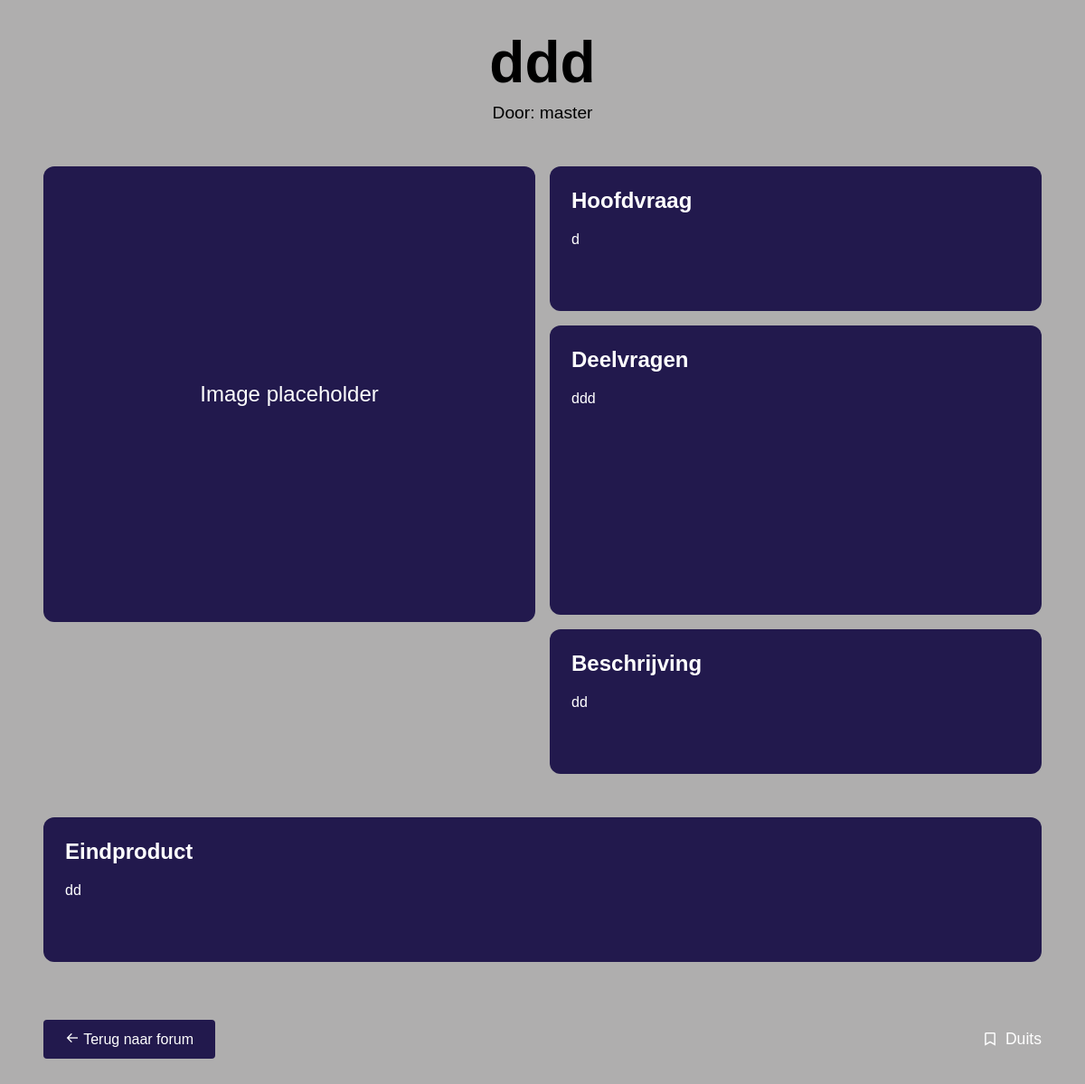
Screenshot of /fullcard/6 with the database file from the repository.
### models.py (models this page shows, shortened)
class Todo(db.Model):
    id = db.Column(db.Integer, primary_key=True)
    date_created = db.Column(db.DateTime(timezone=True), default=lambda: datetime.now(timezone.utc))
    likes = db.Column(db.Integer, default=0)
    name = db.Column(db.String(100), nullable=False)
    title = db.Column(db.String(100), nullable=False)
    main_question = db.Column(db.String(200), nullable=False)
    sub_questions = db.Column(db.String(500), nullable=False)
    description = db.Column(db.Text, nullable=False)
    end_product = db.Column(db.Text, nullable=False)
    category = db.Column(db.String(50), nullable=False)
    image = db.Column(db.String(100), nullable=True)
    approved = db.Column(db.Boolean, default=False)
    author_id = db.Column(db.Integer, db.ForeignKey('user.id'), nullable=False)

### app.py (the view)
@app.route('/fullcard/<int:id>', methods=['GET'])
def fullcard(id):
    task = Todo.query.get_or_404(id)
    if not task.approved and not (current_user.is_authenticated and current_user.is_admin):
        flash('This challenge is not approved yet')
        return redirect(url_for('forum'))
    return render_template('fullcard.html', task=task)

### templates/fullcard.html (shortened to what this page needs)
{% extends 'base.html' %} {% block head %} {{ super() }}
<link
  rel="stylesheet"
  href="{{ url_for('static', filename='css/fullcard.css') }}"
/>
<link
  href="https://unpkg.com/boxicons@2.1.4/css/boxicons.min.css"
  rel="stylesheet"
/>
{% endblock %} {% block body %}
<div class="content">
  <div class="card-header">
    <h2 class="title">{{ task.title }}</h2>
    <p class="author">Door: {{ task.name }}</p>
  </div>
  <div class="main-content">
    <div class="main-grid">
      <div class="left-section">
        {% if task.image %}
        <div class="task-image">
          <img
            src="{{ url_for('static', filename='uploads/' + task.image) }}"
            alt="Challenge afbeelding"
          />
        </div>
        {% else %}
        <div class="task-image">
          <span class="placeholder-text">Image placeholder</span>
        </div>
        {% endif %}
      </div>
      <div class="right-section">
        <div class="headquestion">
          <h3>Hoofdvraag</h3>
          <p>{{ task.main_question }}</p>
        </div>
        <div class="sub-questions">
          <h3>Deelvragen</h3>
          <p>{{ task.sub_questions }}</p>
        </div>
        <div class="information">
          <h3>Beschrijving</h3>
          <p>{{ task.description }}</p>
        </div>
      </div>
      <div class="bottom-section">
        <div class="endproduct">
          <h3>Eindproduct</h3>
          <p>{{ task.end_product }}</p>
        </div>
      </div>
    </div>
  </div>
  <div class="card-footer">
    <div class="action-buttons">
      <a href="{{ url_for('forum') }}" class="forum-button">
        <i class="bx bx-arrow-back"></i> Terug naar forum
      </a>
    </div>
    <div class="category">
      <i class="bx bx-bookmark"></i> {{ task.category }}
    </div>
  </div>
</div>
{% endblock %}

### static/css/base.css (style rules this page uses)
:root { --color-primary: #4c2178; --color-secondary: #383838; --color-accent: #d42b87; --color-background: #22194d; --color-text: #010101; }
body { background-color: var(--color-background); color: var(--color-text); }
* { box-sizing: border-box; margin: 0; padding: 0; }

### static/css/main.css (style rules this page uses)
body { margin: 0; font-family: sans-serif; }

### static/css/fullcard.css (style rules this page uses)
:root { --primary: #22194d; --secondary: #4f4f4f; --accent: #d42b87; --success: #28a745; --danger: #dc3545; --text-light: #ffffff; }
.content { min-height: 75vh; padding: 2rem; background-color: #afaeae; width: 100%; margin: 0 auto; }
.card-header { text-align: center; margin-bottom: 2rem; }
.title { font-size: 4rem; color: black; margin-bottom: 0.5rem; }
.author { font-size: 1.2rem; color: black; }
.main-content { max-width: 1400px; margin: 0 auto; padding: 1rem; }
.main-grid { display: grid; grid-template-columns: 1fr 1fr; gap: 1rem; }
.left-section { grid-row: 1 / 3; }
.right-section { display: grid; grid-template-rows: repeat(3, auto); gap: 1rem; }
.bottom-section { grid-column: 1 / -1; }
.task-image { background-color: #22194d; border-radius: 12px; overflow: hidden; display: flex; align-items: center; justify-content: center; width: 100%; height: 63vh; position: relative; }
.placeholder-text { color: white; font-size: 1.5rem; }
.headquestion, .sub-questions, .information { background-color: #22194d; border-radius: 12px; padding: 1.5rem; color: white; height: 20vh; overflow-y: auto; word-wrap: break-word; word-break: break-word; white-space: normal; }
.sub-questions { display: flex; flex-direction: column; height: 40vh; }
.endproduct { background-color: #22194d; border-radius: 12px; padding: 1.5rem; color: white; margin-top: 1rem; grid-column: 1 / -1; min-height: 20vh; word-wrap: break-word; word-break: break-word; white-space: normal; }
.information { display: flex; flex-direction: column; height: 20vh; justify-content: left; align-items: left; }
.headquestion h3, .sub-questions h3, .information h3, .endproduct h3 { font-size: 1.5rem; margin-bottom: 1rem; color: white; }
.headquestion p, .sub-questions p, .information p, .endproduct p { line-height: 1.6; margin: 0; word-wrap: break-word; word-break: break-word; white-space: normal; max-width: 100%; }
.card-footer { max-width: 1400px; margin: 2rem auto 0; padding: 1rem; display: flex; justify-content: space-between; align-items: center; flex-wrap: wrap; gap: 1rem; }
.action-buttons { display: flex; gap: 1rem; }
.forum-button { background-color: var(--primary); color: var(--text-light); padding: 0.75rem 1.5rem; border: none; border-radius: 4px; text-decoration: none; transition: background-color 0.2s; }
.category { font-size: 1.1rem; color: #ffffff; display: flex; align-items: center; gap: 0.5rem; }

### rows the page displays
Todo: title "ddd", name "master", main_question "d", sub_questions "ddd", description "dd", end_product "dd", category "Duits"
